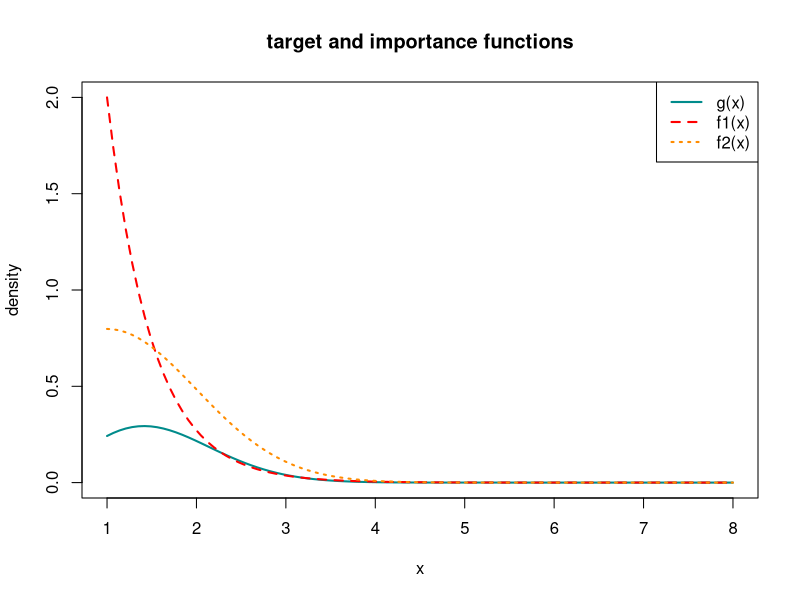
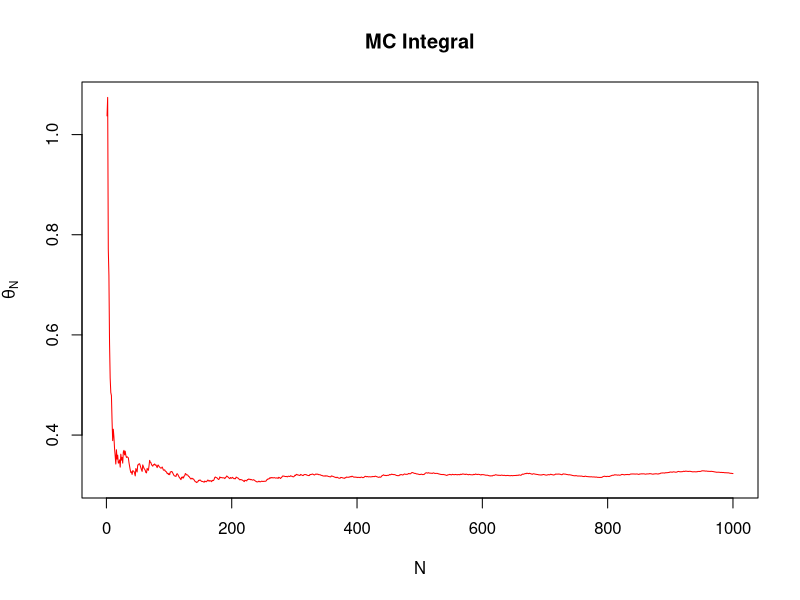

Write R code to recreate these figures, in order.
## ---- chunk 1
knitr::opts_chunk$set(echo = TRUE, fig.width= 5,fig.height=3.5, fig.align = "center")
library(tidyverse)
## ---- chunk 2
g <- function(x){
  return(x^2/sqrt(2*pi)*exp(-(x^2/2)))
}
f1 <- function(x,lambda=1){ #truncated exponential
  return(ifelse(x>=1, lambda*exp(-lambda*(x-1)),0))
}
f1_invcdf <- function(x,lambda=1){ #truncated exponential
  return(1-(log(1-x)/lambda))
}
# f2 truncated normal
f2 <- function(x){
  return(ifelse(x>=1 ,sqrt(2/pi)*exp(-(x-1)^2/2),0))
}

curve(g(x),from=1,to=8, lwd=2, col ="darkcyan", ylim = c(0,2),
      main = "target and importance functions", ylab = "density")
curve(f1(x, lambda=2),from=1,to=8, lwd=2, lty=2, col ="red", add= TRUE)
curve(f2(x),from=1,to=8, lwd=2, lty=3, col ="darkorange", add= TRUE)
legend("topright",c("g(x)", "f1(x)", "f2(x)"),
       col= c("darkcyan", "red", "darkorange"),
       lty = 1:3, lwd=c(2,2,2))
## ---- chunk 3
set.seed(322)
N=1000
u <- runif(N)
f1_rsamp <- f1_invcdf(u, lambda=2)
theta1 <- (g(f1_rsamp)/f1(f1_rsamp, lambda = 2)) %>% mean()
theta1.se <- sd(g(f1_rsamp)/f1(f1_rsamp, lambda = 2))/N
theta1.var <-  (theta1.se*N)^2

f2_rsamp <- abs(rnorm(N))+1
theta2 <- (g(f2_rsamp)/f2(f2_rsamp)) %>% mean()
theta2.se <- sd(g(f2_rsamp)/f2(f2_rsamp))/N
theta2.var <-  (theta2.se*N)^2
matrix(c(theta1, theta1.se,theta1.var, theta2, theta2.se,theta2.var),
       ncol=3, byrow = T, 
       dimnames = list(c("theta_1", "theta_2"),
                       c("mean", "s.e.", "var")))%>% round(4)
## ---- chunk 4
h <- function(x) return(exp(-x*cos(pi*x)))
g <- function(x) return(exp(-x))
#Return estimate, s.e., variance of the MC estimator
MC_estimates = function(MC_sample){
  m = mean(MC_sample)
  se = sd(MC_sample)/length(MC_sample)
  var = var(MC_sample)
  return(c("est"=m, "s.e."=se, "var"=var))
}

set.seed(987)
N=1000
u <- runif(N)
y <- g(u)
# simple MC integral
sMC_samp <-  h(u) 
simple_MC <- MC_estimates(sMC_samp)
# control variate 
c <- -lm(h(u)~y)$coef[2]
CV_samp <- sMC_samp + c*(y - (1-exp(-1)))
control_variate <- MC_estimates(CV_samp)

rbind(simple_MC,control_variate) %>% round(4)
cat(paste0("Reduced variance: ",
          round((simple_MC["var"]-control_variate["var"])/simple_MC["var"], 4)*100,"%"))
## ---- chunk 5
set.seed(998)
N=1000
target <- function(x) return(exp(x^2))
u <- runif(N)
# simple MC
samp_sMC <- target(u)
Simple_MC <- MC_estimates(samp_sMC)
# antithetic
samp_anti <- target(u)/2 + target(1-u)/2
Antithetic <- MC_estimates(samp_anti)
# control variate
c <- -lm(samp_sMC~u)$coef[2]
samp_cv <- samp_sMC + c*(u-.5) # E(U) = 1/2
Control_Variate <- MC_estimates(samp_cv)
# antithetic variable and control variate
c2 <- -lm(samp_anti~u)$coef[2]
samp_anti_cv <- samp_anti + c2*(u-.5)
Anti_CtrlVar <- MC_estimates(samp_anti_cv)

rbind(Simple_MC, Antithetic, Control_Variate,Anti_CtrlVar) %>% round(6)
## ---- chunk 6
set.seed(997)
f <- function(x) return(exp(-(.5-x)^2/2)*exp(-3*x))
N=1000
xi <-  rexp(N, rate = 3) 
weight <- (f(xi)/dexp(xi, 3)) # weight i.e., f/g
cat(paste("theta estimate:",round(sum(xi*weight/sum(weight)),4)))
plot(x=1:N, cumsum(xi*weight)/cumsum(weight),
     lwd=1, col = "red", type = "l", xlab = "N",
     ylab = expression(hat(theta)[N]), main = "MC Integral")
